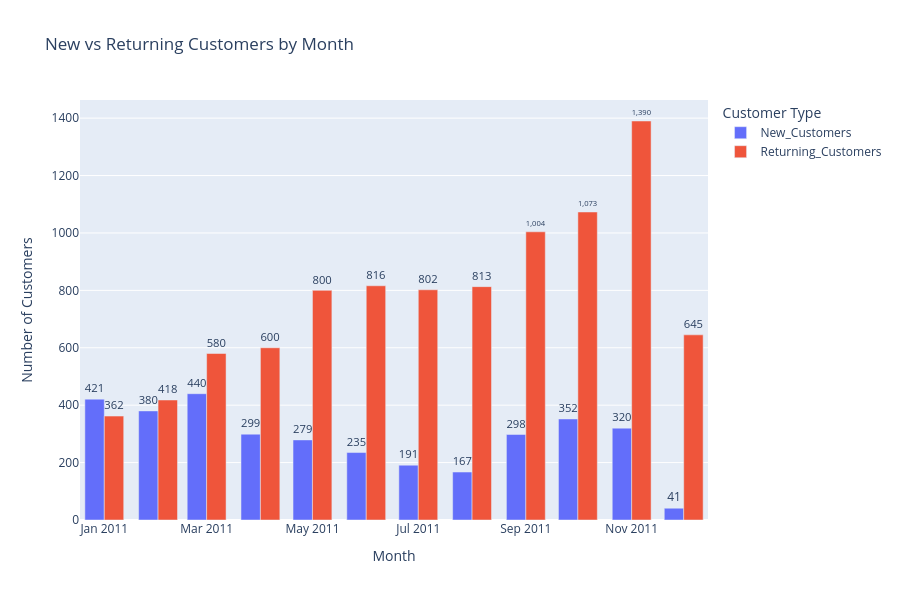

Notebook code cell kept with this figure:
### Code cell
# Create a grouped bar chart comparing new and returning customers by month
fig = px.bar(
    new_customers_long,                          # Dataframe used for the chart
    x='YearMonth',                               # Month shown on x-axis
    y='Customer_Count',                          # Customer count shown on y-axis
    color='Customer_Type',                       # Separate bars for New and Returning customers
    barmode='group',                             # Group bars side by side instead of stacking
    title='New vs Returning Customers by Month', # Chart title
    text='Customer_Count'                        # Show count labels on bars
)

# Format the labels on the bars
fig.update_traces(
    texttemplate='%{text:,}',  # Format counts with commas
    textposition='outside'     # Place labels outside the bars
)

# Update chart layout and axis labels
fig.update_layout(
    xaxis_title='Month',              # Label for x-axis
    yaxis_title='Number of Customers',# Label for y-axis
    legend_title='Customer Type',     # Legend title
    height=600                        # Set chart height
)

# Display the chart
fig.show()

### Figure 1 — Plotly figure (JSON) as saved in the notebook; plotly's stock layout.template omitted (floating-point values rounded to 4 significant figures)
{"data": [{"alignmentgroup": "True", "hovertemplate": "Customer_Type=New_Customers<br>YearMonth=%{x}<br>Customer_Count=%{text}<extra></extra>", "legendgroup": "New_Customers", "marker": {"color": "#636efa", "pattern": {"shape": ""}}, "name": "New_Customers", "offsetgroup": "New_Customers", "orientation": "v", "showlegend": true, "text": [421, 380, 440, 299, 279, 235, 191, 167, 298, 352, 320, 41], "textposition": "outside", "texttemplate": "%{text:,}", "type": "bar", "x": ["2011-01", "2011-02", "2011-03", "2011-04", "2011-05", "2011-06", "2011-07", "2011-08", "2011-09", "2011-10", "2011-11", "2011-12"], "xaxis": "x", "y": [421, 380, 440, 299, 279, 235, 191, 167, 298, 352, 320, 41], "yaxis": "y"}, {"alignmentgroup": "True", "hovertemplate": "Customer_Type=Returning_Customers<br>YearMonth=%{x}<br>Customer_Count=%{text}<extra></extra>", "legendgroup": "Returning_Customers", "marker": {"color": "#EF553B", "pattern": {"shape": ""}}, "name": "Returning_Customers", "offsetgroup": "Returning_Customers", "orientation": "v", "showlegend": true, "text": [362, 418, 580, 600, 800, 816, 802, 813, 1004, 1073, 1390, 645], "textposition": "outside", "texttemplate": "%{text:,}", "type": "bar", "x": ["2011-01", "2011-02", "2011-03", "2011-04", "2011-05", "2011-06", "2011-07", "2011-08", "2011-09", "2011-10", "2011-11", "2011-12"], "xaxis": "x", "y": [362, 418, 580, 600, 800, 816, 802, 813, 1004, 1073, 1390, 645], "yaxis": "y"}], "layout": {"barmode": "group", "height": 600, "legend": {"title": {"text": "Customer Type"}, "tracegroupgap": 0}, "title": {"text": "New vs Returning Customers by Month"}, "xaxis": {"anchor": "y", "domain": [0, 1], "title": {"text": "Month"}}, "yaxis": {"anchor": "x", "domain": [0, 1], "title": {"text": "Number of Customers"}}}}
